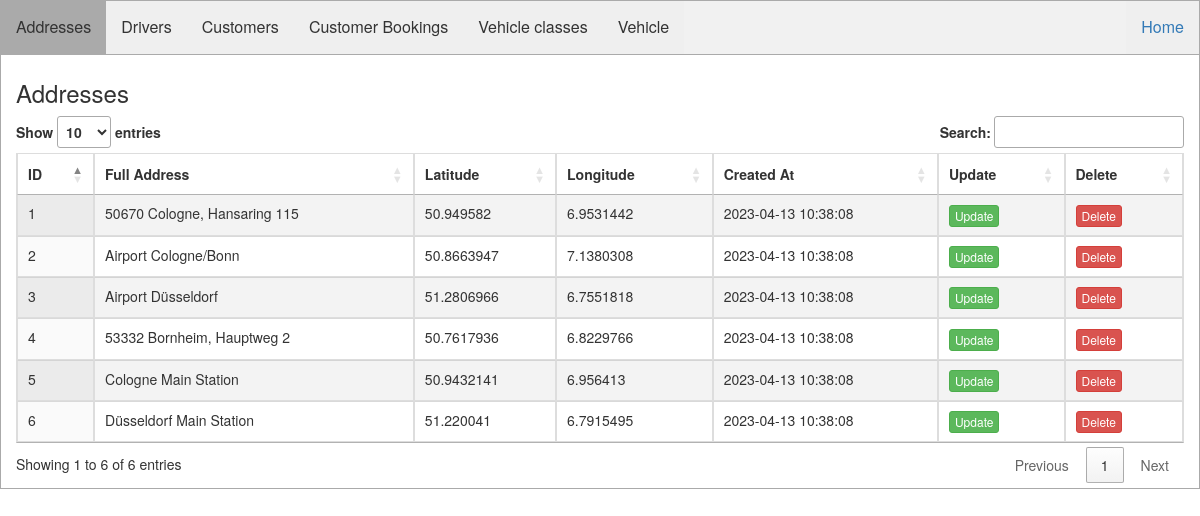
Screenshot of /Backend/index.php with the database file from the repository.
### tables this page shows
CREATE TABLE `addresses` (
  `id` int(11) NOT NULL,
  `full_address` text NOT NULL,
  `latitude` text NOT NULL,
  `longitude` text NOT NULL,
  `created_at` datetime NOT NULL DEFAULT current_timestamp()
);

### functions.php (the view, shortened to what this page needs)
<?php
class DB_con
{
    public $connect;
	private $host = "localhost";
	private $username = 'root';
	private $password = '';
	private $database = 'bookings';
	public function database_connect()
    {
        $this->connect = mysqli_connect($this->host, $this->username, $this->password, $this->database);
    }
    public function execute_query($query)
    {
       return mysqli_query($this->connect, $query);
    }
    public function get_address_table()
    {
       $output = '';
       $result = $this->execute_query('SELECT * FROM addresses');
       $output .= '
       <table class="table table-bordered table-striped display dataTable">
            <thead>
            <tr>
                 <th>ID</th>
                 <th>Full Address</th>
                 <th>Latitude</th>
                 <th>Longitude</th>
                 <th>Created At</th>
                 <th>Update</th>
                 <th>Delete</th>
            </tr>
            </thead>
			<tbody>
       ';
       while($row = mysqli_fetch_object($result))
       {
            $output .= '
            <tr>
                 <td>'.$row->id.'</td>
                 <td>'.$row->full_address.'</td>
                 <td>'.$row->latitude.'</td>
                 <td>'.$row->longitude.'</td>
                 <td>'.$row->created_at.'</td>
                 <td><button type="button" name="update" data-id="'.$row->id.'" class="btn btn-success btn-xs update">Update</button></td>
                 <td><button type="button" name="delete" data-id="'.$row->id.'" class="btn btn-danger btn-xs delete">Delete</button></td>
            </tr>
            ';
       }
       $output .= '</tbody></table>';
       return $output;
    }
}
?>

### Backend/index.php (shortened to what this page needs)
<!DOCTYPE html>
<html lang="en">
  <head>
      <link rel="stylesheet" href="https://cdnjs.cloudflare.com/ajax/libs/intl-tel-input/18.1.0/css/intlTelInput.css">
      <link rel="stylesheet" href="https://maxcdn.bootstrapcdn.com/bootstrap/3.4.1/css/bootstrap.min.css">
      <link rel="stylesheet" href="index.css">
      <link rel="stylesheet" type="text/css" href="https://cdn.datatables.net/1.10.21/css/jquery.dataTables.css">
  </head>
  <body>
    <?php
      include '../functions.php';
      $fetchdata = new DB_con();
    ?>
    <div class="tab">
      <button class="tablinks active" id="Addresses">Addresses</button>
      <button class="tablinks" id="Drivers">Drivers</button>
      <button class="tablinks" id="Customers">Customers</button>
      <button class="tablinks" id="Customer_Bookings">Customer Bookings</button>
      <button class="tablinks" id="Vehicle_classes">Vehicle classes</button>
      <button class="tablinks" id="Vehicle">Vehicle</button>
      <button class="pull-right"><a href="../Frontend">Home</a></button>
    </div>
    <div id="Addresses" class="tabcontent">
      <h3>Addresses</h3>
      <?= $fetchdata->get_address_table(); ?>
    </div>
  </body>
</html>

### Backend/index.css (style rules this page uses)
.tab { overflow: hidden; border: 1px solid #aaa; background-color: #f1f1f1; }
.tab button { float: left; border: none; outline: none; cursor: pointer; padding: 15px; font-size: 16px; }
.tab button.active { background-color: #aaa; }
.tabcontent { display: none; padding: 5px 15px 5px 15px; border: 1px solid #aaa; border-top: none; }

### rows the page displays
addresses: id "1", full_address "50670 Cologne, Hansaring 115", latitude "50.949582", longitude "6.9531442", created_at "2023-04-13 10:38:08"
addresses: id "2", full_address "Airport Cologne/Bonn", latitude "50.8663947", longitude "7.1380308", created_at "2023-04-13 10:38:08"
addresses: id "3", full_address "Airport Düsseldorf", latitude "51.2806966", longitude "6.7551818", created_at "2023-04-13 10:38:08"
addresses: id "4", full_address "53332 Bornheim, Hauptweg 2", latitude "50.7617936", longitude "6.8229766", created_at "2023-04-13 10:38:08"
addresses: id "5", full_address "Cologne Main Station", latitude "50.9432141", longitude "6.956413", created_at "2023-04-13 10:38:08"
addresses: id "6", full_address "Düsseldorf Main Station", latitude "51.220041", longitude "6.7915495", created_at "2023-04-13 10:38:08"
